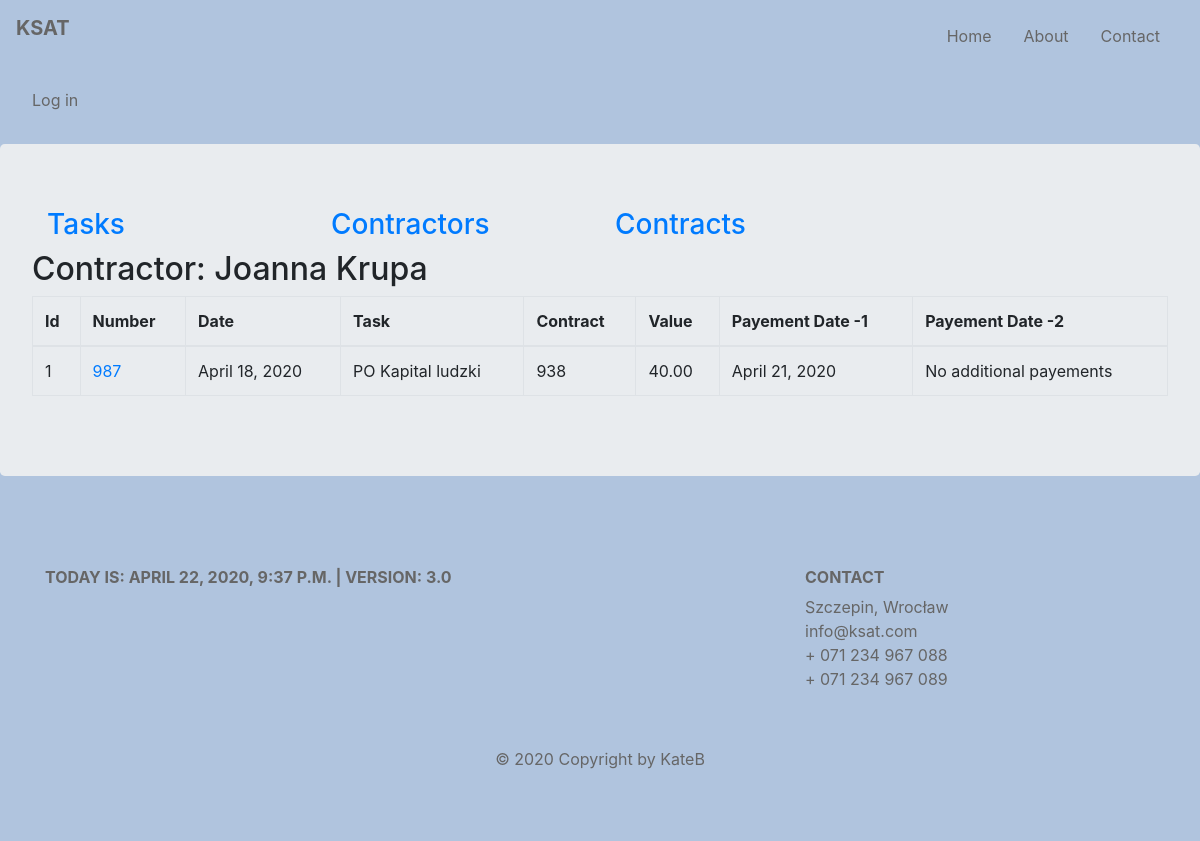
The page /ksat/documents/conractor/4/docs on the database as committed earlier.
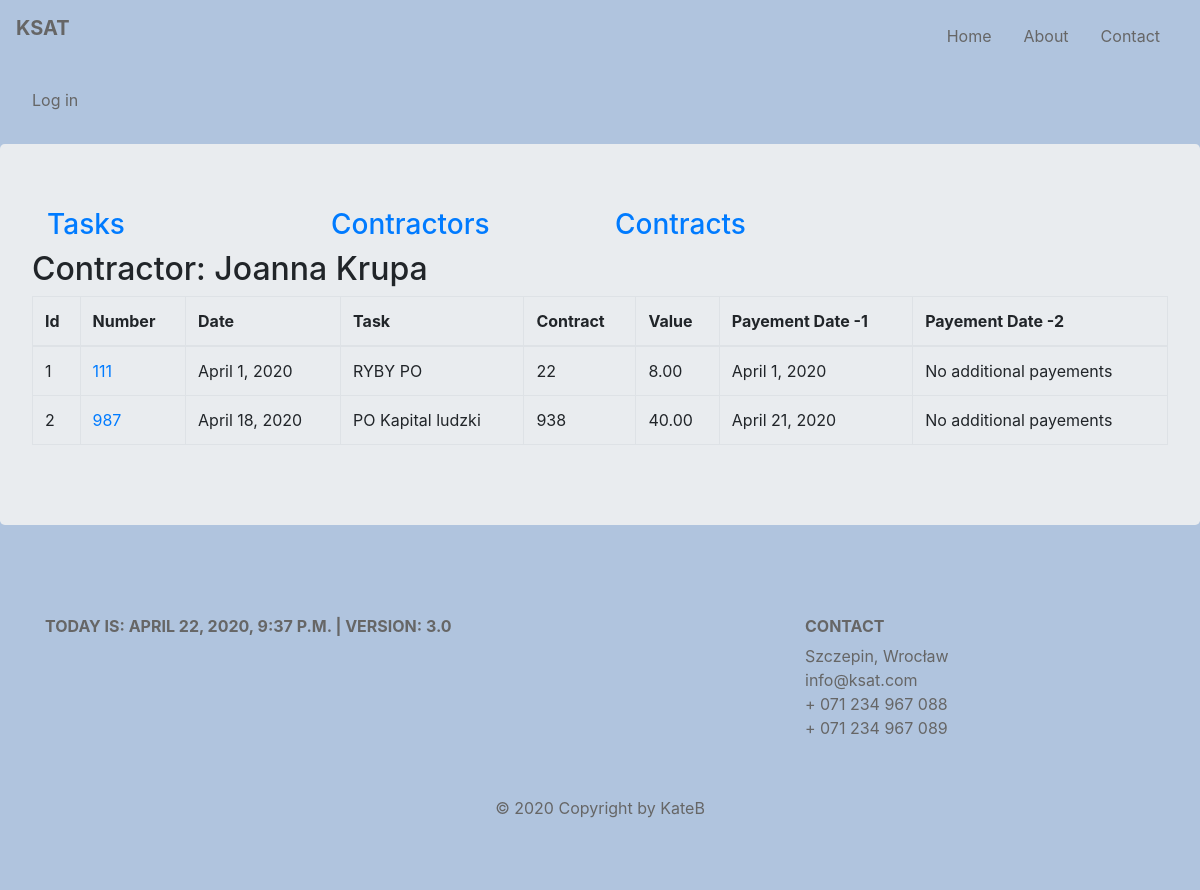
The same page on the database as committed later.
### budget/models.py (models this page shows, shortened)
class FinancialDocument(models.Model):
    contract = models.ForeignKey(Contract, on_delete=models.CASCADE, related_name='fds', related_query_name='fd')
    contractor = models.ForeignKey(Contractor, default=None, on_delete=models.CASCADE, related_name='fds',
                                   related_query_name='fd')
    number = models.CharField(max_length=64, default=None)
    date = models.DateField()
    payment_date1 = models.DateField(blank=True, null=True)
    payment_date2 = models.DateField(blank=True, null=True)
    article = models.ManyToManyField(Articles, through='FinDocumentArticle')
    def get_absolute_url(self):
        return reverse('budget:findoc_details', kwargs={'findoc_id': self.pk})
    def fin_doc_value(self):
        value = FinDocumentArticle.objects.filter(fin_doc=self).aggregate(total=Sum('value'))['total']
        if value:
            return round(value, 2)
        return 0
    class Meta:
        default_related_name = 'fds'
        verbose_name = 'finacial_doc'

class Contract(models.Model):
    number = models.CharField(max_length=128, unique=True)
    date = models.DateField()
    task = models.ForeignKey(Task, on_delete=models.CASCADE, related_name='contracts', related_query_name='contract')
    contractor = models.ForeignKey(Contractor, default=None, on_delete=models.CASCADE, related_name='contracts',
                                   related_query_name='contract')
    article = models.ManyToManyField(Articles, through='ContractArticle')
    class Meta:
        default_related_name = 'contract'
        ordering = ('number', 'contractor')
        verbose_name = 'contract'

class Task(models.Model):
    title = models.CharField(max_length=128, unique=True)
    description = models.CharField(max_length=256)
    unit = models.SmallIntegerField()
    section = models.SmallIntegerField()
    article = models.ManyToManyField(Articles, through='TaskArticles')
    slug = AutoSlugField(null=True, default=None, unique=True, populate_from='title')

### budget/views.py (the view)
# urls.py: path('documents/conractor/<int:contractor_id>/docs', views.FinancialDocContractorView.as_view(), name ='contractor-findocs'),
class FinancialDocContractorView(ListView):
    model = FinancialDocument
    template_name = 'budget/contractor_findocs.html'
    context_object_name = 'findocs'
    def get_queryset(self):
        contractor = Contractor.objects.get(pk=self.kwargs.get('contractor_id'))
        fin_docs = FinancialDocument.objects.filter(contractor=contractor).order_by('contract', 'contract__task')
        return fin_docs
    def get_context_data(self, **kwargs):
        ctx = super().get_context_data(**kwargs)
        ctx['contractor'] = Contractor.objects.get(pk=self.kwargs.get('contractor_id'))
        return ctx

### budget/models.py (called while the page is built)
    def __str__(self):
        return f'{self.name} {self.last_name}'

### budget/my_context_processor.py (called while the page is built)
def cp(request):
    ctx = {
        "now": django.utils.timezone.now(),
        "version": "3.0"
    }
    return ctx

def recaptcha_site_key(request):
    return {'RECAPTCHA_SITE_KEY': settings.RECAPTCHA_SITE_KEY}

### budget/templates/budget/contractor_findocs.html (shortened to what this page needs)
{% extends 'base.html' %}
{% block content %}
    {{ block.super }}
    <h2>Contractor: {{ contractor }}</h2>
        <table class="table table-bordered">
            <thead>
            <tr>
                <th scope="col">Id</th>
                <th scope="col">Number</th>
                <th scope="col">Date</th>
                <th scope="col">Task</th>
                <th scope="col">Contract</th>
                <th scope="col">Value</th>
                <th scope="col">Payement Date -1</th>
                <th scope="col">Payement Date -2</th>
            </tr>
            </thead>
            <tbody>
            {% for findoc in findocs %}
                <tr>
                    <td>{{ forloop.counter }}</td>
                    <td><a href="{{ findoc.get_absolute_url }}">{{ findoc.number }}</a></td>
                    <td>{{ findoc.date }}</td>
                    <td>{{ findoc.contract.task.title }}</td>
                    <td>{{ findoc.contract.number }} </td>
                    <td>{{ findoc.fin_doc_value }}</td>
                    <td>{{ findoc.payment_date1 }}</td>
                    <td>{% if findoc.payment_date2 %}{{ findoc.payment_date2 }}{% else %} No additional payements {% endif %}</td>
                </tr>
            {% endfor %}
            </tbody>
        </table>
{% endblock %}

Rows that differ between the two databases and show on the page:
added FinancialDocument: number "111", date "April 1, 2020", contract.task "RYBY PO", contract.number "22", fin_doc_value "8.00", payment_date1 "April 1, 2020", shows "No additional payements"
